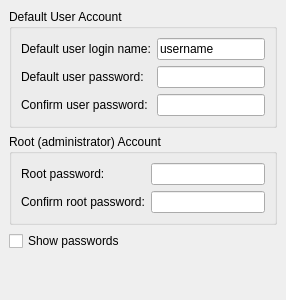
     <widget class="QWidget" name="Step_8">
      <layout class="QGridLayout">
       <property name="margin">
        <number>9</number>
       </property>
       <property name="spacing">
        <number>6</number>
       </property>
       <item row="3" column="0">
        <spacer>
         <property name="orientation">
          <enum>Qt::Vertical</enum>
         </property>
         <property name="sizeHint" stdset="0">
          <size>
           <width>20</width>
           <height>40</height>
          </size>
         </property>
        </spacer>
       </item>
       <item row="1" column="0">
        <widget class="QGroupBox" name="rootPasswordBox">
         <property name="sizePolicy">
          <sizepolicy hsizetype="MinimumExpanding" vsizetype="Minimum">
           <horstretch>0</horstretch>
           <verstretch>0</verstretch>
          </sizepolicy>
         </property>
         <property name="title">
          <string>Root (administrator) Account</string>
         </property>
         <layout class="QGridLayout">
          <property name="margin">
           <number>9</number>
          </property>
          <property name="spacing">
           <number>6</number>
          </property>
          <item row="1" column="1">
           <widget class="QLineEdit" name="rootPasswordEdit2">
            <property name="sizePolicy">
             <sizepolicy hsizetype="MinimumExpanding" vsizetype="Minimum">
              <horstretch>0</horstretch>
              <verstretch>0</verstretch>
             </sizepolicy>
            </property>
            <property name="text">
             <string/>
            </property>
            <property name="echoMode">
             <enum>QLineEdit::Password</enum>
            </property>
           </widget>
          </item>
          <item row="0" column="1">
           <widget class="QLineEdit" name="rootPasswordEdit">
            <property name="sizePolicy">
             <sizepolicy hsizetype="MinimumExpanding" vsizetype="Minimum">
              <horstretch>0</horstretch>
              <verstretch>0</verstretch>
             </sizepolicy>
            </property>
            <property name="text">
             <string/>
            </property>
            <property name="echoMode">
             <enum>QLineEdit::Password</enum>
            </property>
           </widget>
          </item>
          <item row="1" column="0">
           <widget class="QLabel" name="rootPasswordLabel2">
            <property name="sizePolicy">
             <sizepolicy hsizetype="MinimumExpanding" vsizetype="Minimum">
              <horstretch>0</horstretch>
              <verstretch>0</verstretch>
             </sizepolicy>
            </property>
            <property name="text">
             <string>Confirm root password:</string>
            </property>
            <property name="wordWrap">
             <bool>false</bool>
            </property>
           </widget>
          </item>
          <item row="0" column="0">
           <widget class="QLabel" name="rootPasswordLabel">
            <property name="sizePolicy">
             <sizepolicy hsizetype="MinimumExpanding" vsizetype="Minimum">
              <horstretch>0</horstretch>
              <verstretch>0</verstretch>
             </sizepolicy>
            </property>
            <property name="text">
             <string>Root password:</string>
            </property>
            <property name="wordWrap">
             <bool>false</bool>
            </property>
           </widget>
          </item>
         </layout>
        </widget>
       </item>
       <item row="0" column="0">
        <widget class="QGroupBox" name="userBox">
         <property name="sizePolicy">
          <sizepolicy hsizetype="MinimumExpanding" vsizetype="Minimum">
           <horstretch>0</horstretch>
           <verstretch>0</verstretch>
          </sizepolicy>
         </property>
         <property name="title">
          <string>Default User Account</string>
         </property>
         <layout class="QGridLayout">
          <property name="margin">
           <number>9</number>
          </property>
          <property name="spacing">
           <number>6</number>
          </property>
          <item row="2" column="1">
           <widget class="QLineEdit" name="userPasswordEdit2">
            <property name="sizePolicy">
             <sizepolicy hsizetype="MinimumExpanding" vsizetype="Minimum">
              <horstretch>0</horstretch>
              <verstretch>0</verstretch>
             </sizepolicy>
            </property>
            <property name="text">
             <string/>
            </property>
            <property name="echoMode">
             <enum>QLineEdit::Password</enum>
            </property>
           </widget>
          </item>
          <item row="1" column="1">
           <widget class="QLineEdit" name="userPasswordEdit">
            <property name="sizePolicy">
             <sizepolicy hsizetype="MinimumExpanding" vsizetype="Minimum">
              <horstretch>0</horstretch>
              <verstretch>0</verstretch>
             </sizepolicy>
            </property>
            <property name="text">
             <string/>
            </property>
            <property name="echoMode">
             <enum>QLineEdit::Password</enum>
            </property>
           </widget>
          </item>
          <item row="0" column="1">
           <widget class="QLineEdit" name="userNameEdit">
            <property name="sizePolicy">
             <sizepolicy hsizetype="MinimumExpanding" vsizetype="Minimum">
              <horstretch>0</horstretch>
              <verstretch>0</verstretch>
             </sizepolicy>
            </property>
            <property name="text">
             <string>username</string>
            </property>
           </widget>
          </item>
          <item row="2" column="0">
           <widget class="QLabel" name="userPasswordLabel2">
            <property name="sizePolicy">
             <sizepolicy hsizetype="MinimumExpanding" vsizetype="Minimum">
              <horstretch>0</horstretch>
              <verstretch>0</verstretch>
             </sizepolicy>
            </property>
            <property name="text">
             <string>Confirm user password:</string>
            </property>
            <property name="wordWrap">
             <bool>false</bool>
            </property>
           </widget>
          </item>
          <item row="1" column="0">
           <widget class="QLabel" name="userPasswordLabel">
            <property name="sizePolicy">
             <sizepolicy hsizetype="MinimumExpanding" vsizetype="Minimum">
              <horstretch>0</horstretch>
              <verstretch>0</verstretch>
             </sizepolicy>
            </property>
            <property name="text">
             <string>Default user password:</string>
            </property>
            <property name="wordWrap">
             <bool>false</bool>
            </property>
           </widget>
          </item>
          <item row="0" column="0">
           <widget class="QLabel" name="userNameLabel">
            <property name="sizePolicy">
             <sizepolicy hsizetype="MinimumExpanding" vsizetype="Minimum">
              <horstretch>0</horstretch>
              <verstretch>0</verstretch>
             </sizepolicy>
            </property>
            <property name="text">
             <string>Default user login name:</string>
            </property>
            <property name="wordWrap">
             <bool>false</bool>
            </property>
           </widget>
          </item>
         </layout>
        </widget>
       </item>
       <item row="2" column="0">
        <widget class="QCheckBox" name="passwordCheckBox">
         <property name="text">
          <string>Show passwords</string>
         </property>
        </widget>
       </item>
      </layout>
     </widget>
